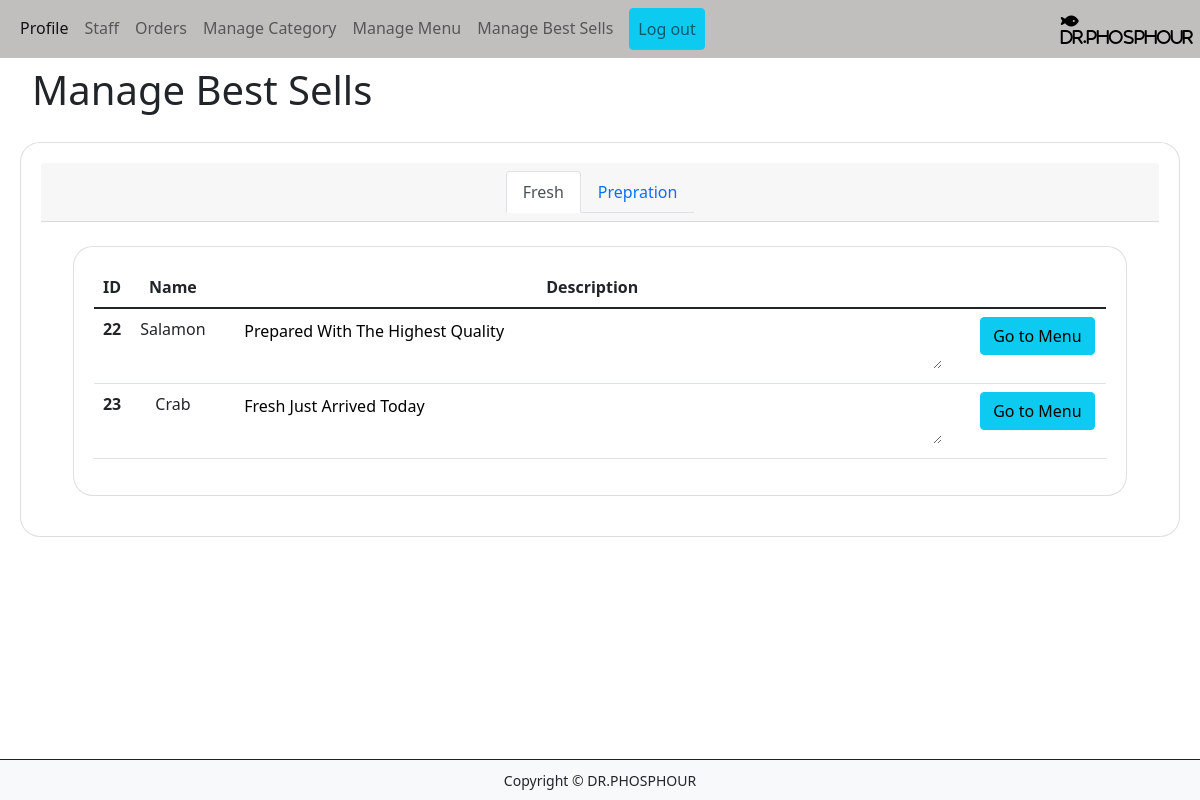
/control-panel/general-manager/manage-part/manage-best-sells.php (signed in), run on the app's committed database.
### control-panel/general-manager/manage-part/manage-best-sells.php (the view, shortened to what this page needs)
<!DOCTYPE html>
<html lang="en">
<head>
    <link rel="stylesheet" href="../../css/bootstrap.css">
    <link rel="stylesheet" href="../../made-css/manger.css">
    <?php include('manage-navbar.php'); require('../../../connection.php'); include('../login-check.php'); ?>
</head>
<body>
<h1 class="p-2 mx-4">Manage Best Sells</h1>
<div class="card text-center card-st ">
    <div class="card-header">
        <nav class="nav justify-content-center">
            <div class="nav nav-tabs" id="nav-tab" role="tablist">
            <button class="nav-link active" id="nav-home-tab" data-bs-toggle="tab" data-bs-target="#nav-home" type="button" role="tab" aria-controls="nav-home" aria-selected="true">Fresh</button>
            <button class="nav-link" id="nav-profile-tab" data-bs-toggle="tab" data-bs-target="#nav-profile" type="button" role="tab" aria-controls="nav-profile" aria-selected="false">Prepration</button>
            </div>
        </nav>
    </div>
    <div class="tab-content" id="nav-tabContent">
        <div class="tab-pane fade show active" id="nav-home" role="tabpanel" aria-labelledby="nav-home-tab" tabindex="0">
            <div class="container mt-4">
                <div class="card">
                    <table class="table table-hover">
                        <thead>
                            <tr>
                            <th scope="col">ID</th>
                            <th scope="col">Name</th>
                            <th scope="col">Description</th>
                            </tr>
                        </thead>
                        <tbody>
                            <?php
                                $sql ="SELECT * FROM `menu-tb` WHERE `active` ='yes' AND `best-sells` ='yes' AND `item-status` ='fresh'";
                                $res=mysqli_query($conn,$sql);
                                if($res)
                                {
                                    $count=mysqli_num_rows($res);
                                    if($count >0)
                                    {
                                        foreach($res as $i)
                                        {
                                            $id =$i['item-id'];
                                            $name =$i['item-name'];
                                            $description =$i['item-description'];
                                            ?>
                                            <tr>
                                                <th scope="row"><?php echo $id ?></th>
                                                <td><?php echo $name ?></td>
                                                <td><textarea readonly style="width: 700px; border:none;"><?php echo $description ?></textarea></td>
                                                <td>
                                                <a href="manage-menu.php" type="submit" class="btn btn-info">Go to Menu</a>
                                                </td>
                                            </tr>
                                            <?php
                                        }
                                    }
                                    else
                                    {
                                        echo "<tr> <td colspan='7' class='text-danger'> Food not Added Yet. </td> </tr>";
                                    }
                                }
                            ?>
                    </table>
                </div>
            </div>
        </div>
    </div>
</div>
<?php include('../componants/footer.php'); ?>
</body>
</html>

### control-panel/made-css/manger.css (style rules this page uses)
.card { border-radius: 20px; padding: 20px; background-color: white; margin-top: 20px; margin-left: 20px; margin-right: 20px; margin-bottom: 20px; }

### data on the page
menu-tb: value "22", value "Salamon", value "Prepared With The Highest Quality"
menu-tb: value "23", value "Crab", value "Fresh Just Arrived Today"
